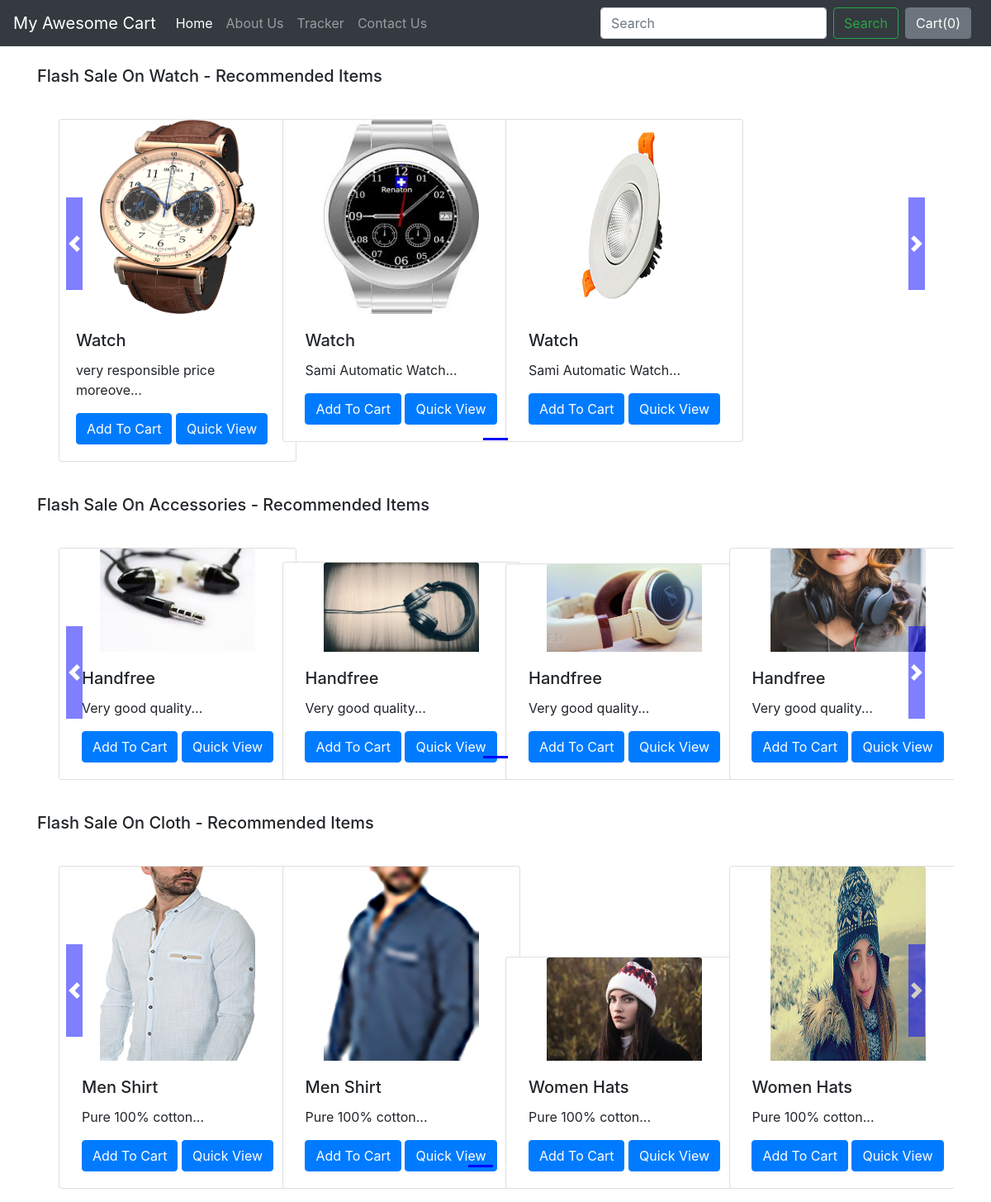
Page /shop/ on the earlier database version.
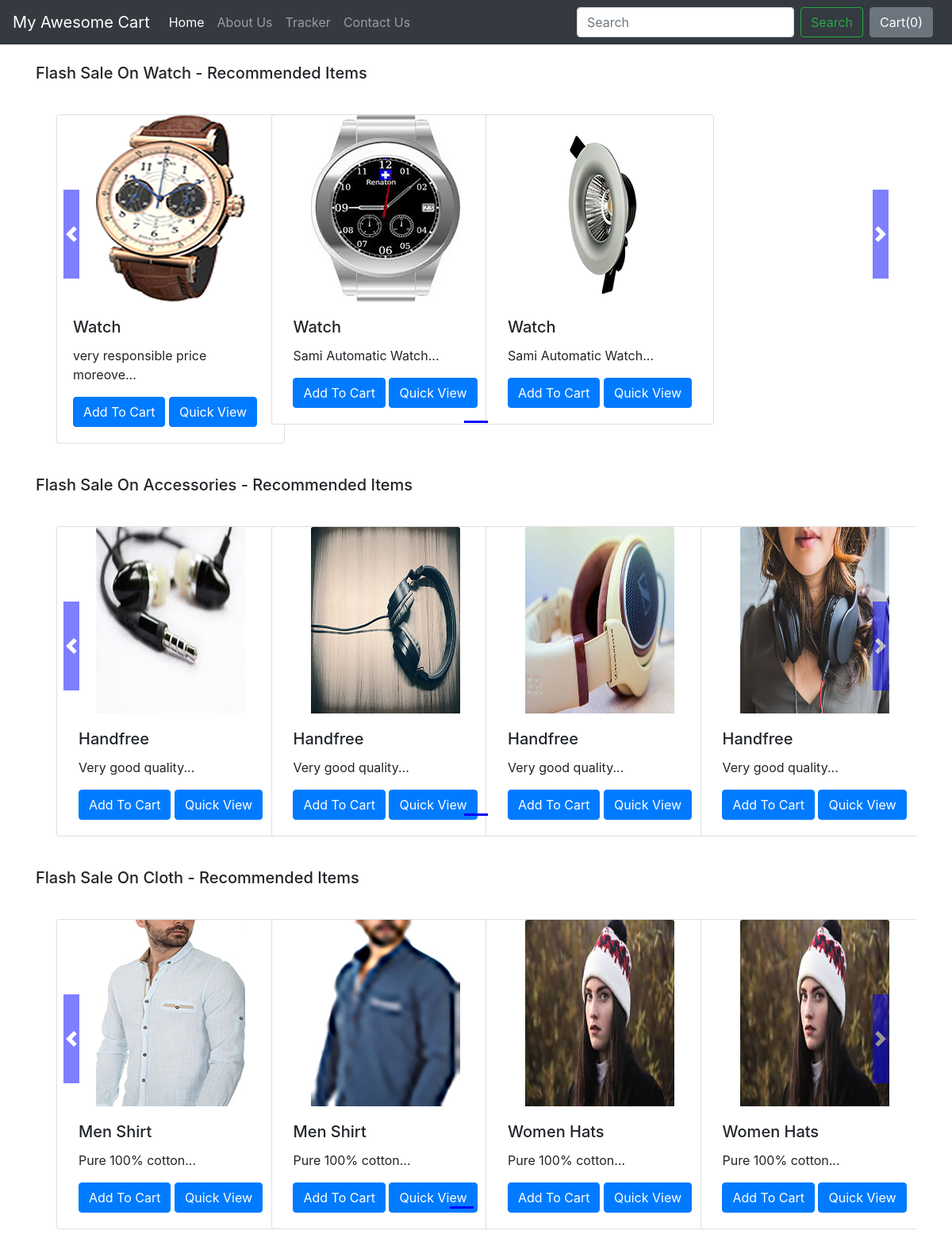
Same page on the later database version.
### shop/models.py (models this page shows, shortened)
class Product(models.Model):
    product_id = models.AutoField
    product_name = models.CharField(max_length=50)
    category = models.CharField(max_length=50, default="")
    subcategory = models.CharField(max_length=50, default="")
    price = models.IntegerField(default=0)
    desc = models.CharField(max_length=300)
    pub_date = models.DateField()
    image = models.ImageField(upload_to="shop/images", default="")

### shop/views.py (the view)
# urls.py: path('', views.index, name="Blog")
def index(request):
    allProds = []
    catprods = Product.objects.values('category', 'id')
    cats = {item['category'] for item in catprods}
    print(cats)
    for cat in cats:
        prod = Product.objects.filter(category=cat)
        n = len(prod)
        nSlides = n // 4 + ceil((n / 4) - (n // 4))
        allProds.append([prod, range(1, nSlides), nSlides])
    params = {'allProds': allProds}
    return render(request, 'shop/index.html', params)

### shop/templates/shop/index.html (shortened to what this page needs)
{% extends 'shop/basic.html' %}
{% block body %}
{% load static %}
<div class="container">
    {% for product, range, nSlides in allProds %}
    <h5 class="my-4">Flash Sale On {{product.0.category}} - Recommended Items</h5>
    <div class="row">
        <div id="demo{{forloop.counter}}" class="col carousel slide my-3" data-ride="carousel">
            <ul class="carousel-indicators">
                <li data-target="#demo{{forloop.counter}}" data-slide-to="0" class="active"></li>
                {% for i in range %}
                <li data-target="#demo{{forloop.parentloop.counter}}" data-slide-to="{{i}}"></li>
                {% endfor %}
            </ul>
            <div class="container carousel-inner no-padding">
                <div class="carousel-item active">
                    {% for i in product %}
                    <div class="col-xs-3 col-sm-3 col-md-3">
                        <div class="card align-items-center" style="width: 18rem;">
                            <img src='/media/{{i.image}}' class="card-img-top" alt="...">
                            <div class="card-body">
                                <h5 class="card-title">{{i.product_name}}</h5>
                                <p class="card-text">{{i.desc|slice:"0:30"}}...</p>
                                <button id="pr{{i.id}}" class="btn btn-primary cart">Add To Cart</button>
                                <a href="/shop/products/{{i.id}}">
                                    <button id="qv{{i.id}}" class="btn btn-primary cart">Quick View</button>
                                </a>
                            </div>
                        </div>
                    </div>
                    {% if forloop.counter|divisibleby:4 and forloop.counter > 0 and not forloop.last %}
                </div>
                <div class="carousel-item">
                    {% endif %}
                    {% endfor %}
                </div>
            </div>
        </div>
        <a class="carousel-control-prev" href="#demo{{forloop.counter}}" data-slide="prev">
            <span class="carousel-control-prev-icon"></span>
        </a>
        <a class="carousel-control-next" href="#demo{{forloop.counter}}" data-slide="next">
            <span class="carousel-control-next-icon"></span>
        </a>
    </div>
    {% endfor %}
</div>
{% endblock %}

### shop/templates/shop/basic.html (shortened to what this page needs)
<!doctype html>
<html lang="en">
<head>
    <link rel="stylesheet" href="https://stackpath.bootstrapcdn.com/bootstrap/4.3.1/css/bootstrap.min.css"
>
</head>
<body>
<nav class="navbar navbar-expand-lg navbar-dark bg-dark">
    <a class="navbar-brand" href="/shop">My Awesome Cart</a>
    <div class="collapse navbar-collapse" id="navbarSupportedContent">
        <ul class="navbar-nav mr-auto">
            <li class="nav-item active">
                <a class="nav-link" href="/shop">Home <span class="sr-only">(current)</span></a>
            </li>
            <li class="nav-item">
                <a class="nav-link" href="/shop/about">About Us</a>
            </li>
            <li class="nav-item">
                <a class="nav-link" href="/shop/tracker">Tracker</a>
            </li>
            <li class="nav-item">
                <a class="nav-link" href="/shop/contact">Contact Us</a>
            </li>
        </ul>
        <form class="form-inline my-2 my-lg-0">
            <input class="form-control mr-sm-2" type="search" placeholder="Search" aria-label="Search">
            <button class="btn btn-outline-success my-2 my-sm-0" type="submit">Search</button>
        </form>
        <button type="button" class="btn btn-secondary mx-2" data-html="true" id="popcart" data-container="body" data-toggle="popover" data-placement="bottom" data-content="Vivamus
        sagittis lacus vel augue laoreet rutrum faucibus.">
        Cart(<span id="cart">0</span>)
        </button>
    </div>
</nav>
{% block body %}{% endblock %}
</body>
</html>

Differences in the rows shown:
changed Product "very responsible price moreove": image: a different picture
changed Product (number 2 of 11 on the later page): image: a different picture
changed Product (number 3 of 11 on the later page): image: a different picture
changed Product "Accessories": image: a different picture
changed Product (number 5 of 11 on the later page): image: a different picture
changed Product (number 6 of 11 on the later page): image: a different picture
changed Product (number 7 of 11 on the later page): image: a different picture
changed Product (number 10 of 11 on the later page): image: a different picture
changed Product (number 11 of 11 on the later page): image: a different picture
